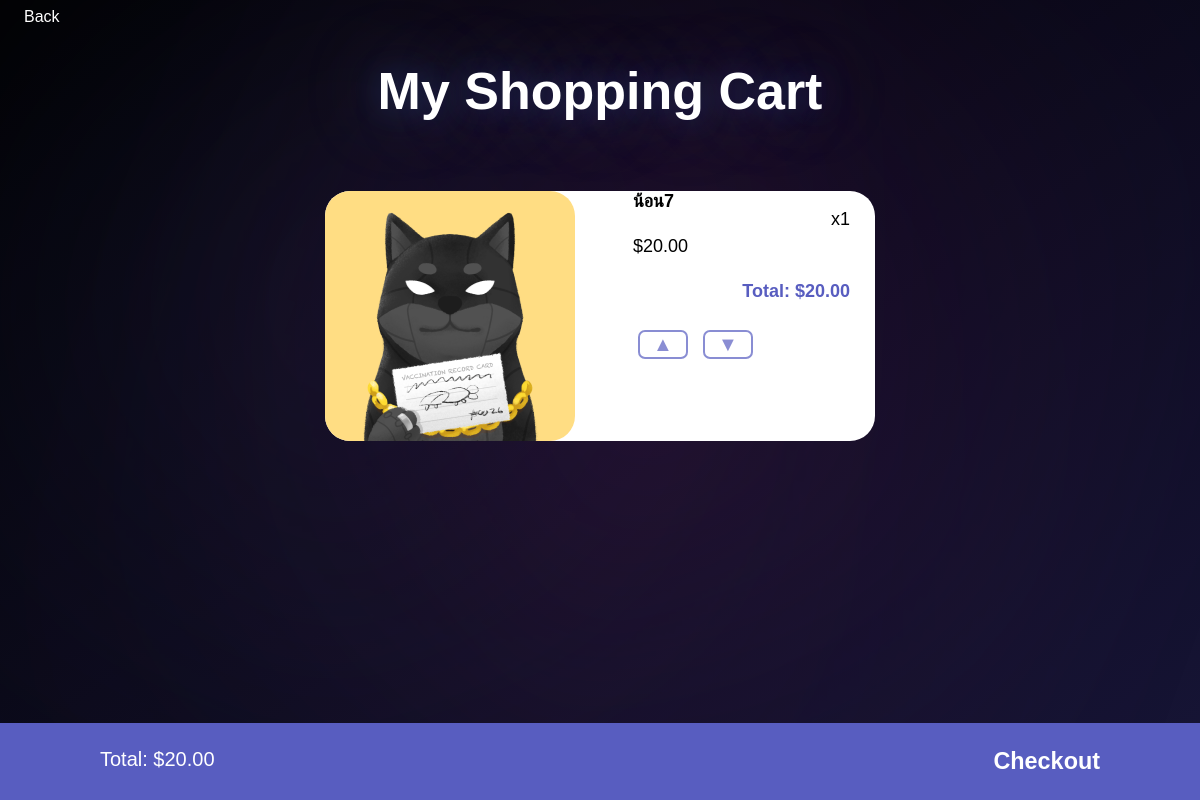
Page /cart/ (signed in) on the earlier database version.
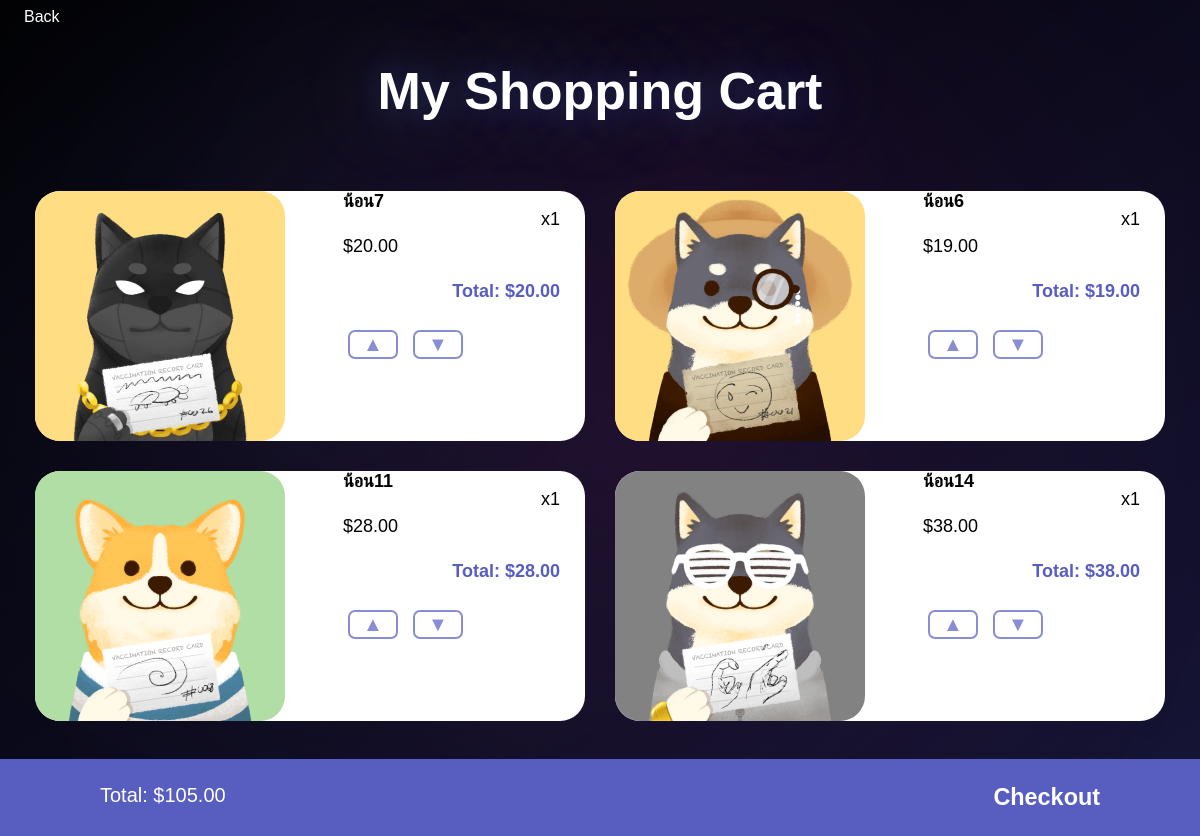
Same page on the later database version.
### app_amonze/models.py (models this page shows, shortened)
class TransactionItem(models.Model):
    item = models.ForeignKey(Item, on_delete=models.SET_NULL, null=True, blank=True)
    transaction = models.ForeignKey(Transaction, on_delete=models.SET_NULL, null=True, blank=True)
    quantity = models.IntegerField(default=0, null=True, blank=True)
    @property
    def get_total(self):
        total = self.item.price * self.quantity
        return total

class Item (models.Model):
    item_id = models.BigAutoField(primary_key=True)
    item_name = models.CharField(max_length=50)
    item_image = models.ImageField(null=True)
    description = models.TextField(default="No description")
    price = models.DecimalField(max_digits=5, decimal_places=2, default=0.00)

class Transaction (models.Model):
    transaction_id = models.BigAutoField(primary_key=True)
    customer = models.ForeignKey(Customer, on_delete=models.CASCADE, null=True, blank=True)
    date_ordered = models.DateTimeField(auto_now_add=True)
    complete = models.BooleanField(default=False, null=True, blank=True)
    @property
    def get_cart_total(self):
        transactionitems = self.transactionitem_set.all()
        total = sum([item.get_total for item in transactionitems])
        return total

### app_amonze/views.py (the view)
# urls.py: path('cart/', views.cart, name ='cart'),
@login_required(login_url='login')
def cart(request):
    if request.user.is_authenticated:
        customer = request.user.customer
        transactions, created = Transaction.objects.get_or_create(
            customer=customer, complete=False)
        items = TransactionItem.objects.filter(transaction=transactions)
    else:
        items = []
        transactions = {'get_cart_total': 0, 'shipping': False}
    context = {'items': items, 'transaction': transactions}
    return render(request, 'cart.html', context)

### app_amonze/templates/cart.html (shortened to what this page needs)
{% load static %}
<!DOCTYPE html>
<html lang="en">
<head>
</head>
<body>
    <div class="header">
        <div class="header_wrapper">
            <a class="back_button" href="{% url 'marketplace' %}">Back</a>
        </div>
    </div>
    <div class="cart_header">
        <h1>My Shopping Cart</h1>
    </div>
    <div class="cart_container">
        {% for item in items %}
        <div class="item_wrapper">
            <img class="item_img" src="/media/{{ item.item.item_image }}">
            <div class="detail">
                <ul style="float: right;">x{{item.quantity}}</ul>
                <h4>{{item.item.item_name}}</h4>
                <span>${{item.item.price|floatformat:2}}</span>
                <h4 style="color: #585DC0; text-align: right;">Total: ${{item.get_total|floatformat:2}}</h4>
                <div class="quantity">
                    <button data-product="{{item.item.item_id}}" data-action="add"
                        class="btn add-btn update-cart">▲</button>
                    <button data-product="{{item.item.item_id}}" data-action="remove"
                        class="btn remove-btn update-cart">▼</button>
                </div>
            </div>
        </div>
        {% endfor %}
    </div>
    <a href="{% url 'checkout' %}">
        <div class="checkout">
            <p>Total: ${{ transaction.get_cart_total }}</p>
            <h3>Checkout</h3>
        </div>
    </a>
</body>
</html>

### app_amonze/templates/cart.html (style rules this page uses)
body { font-family: 'Poppins', sans-serif; font-weight: 400; background-image: linear-gradient(to top left, rgba(23, 21, 55, 1), rgba(0, 0, 0, 1)); height: 96vh; background-repeat: no-repeat; background-attachment: fixed; }
.back_button { font-size: 2vh; text-decoration: none; color: white; margin-left: 2vh; }
.cart_header { color: white; text-align: center; font-weight: 600; font-size: 32px; text-shadow: 0 0 80px rgb(192 219 255 / 35%), 0 0 32px rgb(65 120 255 / 24%); margin-top: 20px; margin-bottom: 10px; }
.cart_container { padding-top: 20px; padding-bottom: 175px; display: flex; flex-wrap: wrap; justify-content: center; }
.item_wrapper { margin: 20px; background: white; border-radius: 25px; width: 850px; height: 375px; column-count: 2; }
.item_img { height: 100%; border-radius: 25px; }
.quantity { position: relative; }
.detail { margin: 25px; font-size: 30px; }
button { border: 2px solid rgba(88, 93, 192, 0.7); color: rgba(88, 93, 192, 0.7); background-color: rgba(255, 255, 255, 1); width: 100px; font-size: 32px; margin: 5px; cursor: pointer; border-radius: 10px; }
.checkout { background-color: #585DC0; color: white; left: 0; width: 100%; bottom: 0; position: fixed; font-size: 30px; }
.checkout p { margin: 50px; float: left; }
.checkout h3 { margin: 50px; margin-right: 50px; float: right; }
@media only screen and (min-width:1024px) { .cart_header { font-size: 26px; } }
@media only screen and (min-width:1024px) { .cart_container { padding-bottom: 100px; } }
@media only screen and (min-width:1024px) { .item_wrapper { margin: 15px; width: 550px; height: 250px; } }
@media only screen and (min-width:1024px) { .detail { font-size: 18px; } }
@media only screen and (min-width:1024px) { button { width: 50px; font-size: 20px; border-radius: 7px; } }
@media only screen and (min-width:1024px) { .checkout { font-size: 20px; } }
@media only screen and (min-width:1024px) { .checkout p { margin: 25px; margin-left: 100px; } }
@media only screen and (min-width:1024px) { .checkout h3 { margin: 25px; margin-right: 100px; } }

Differences in the rows shown:
added TransactionItem: item.item_image (picture), quantity "1", item.item_name "น้อน6", item.price "19.00", get_total "19.00"
added TransactionItem: item.item_image (picture), quantity "1", item.item_name "น้อน11", item.price "28.00", get_total "28.00"
added TransactionItem: item.item_image (picture), quantity "1", item.item_name "น้อน14", item.price "38.00", get_total "38.00"
computed for Transaction: get_cart_total "20.00" → "105.00"
